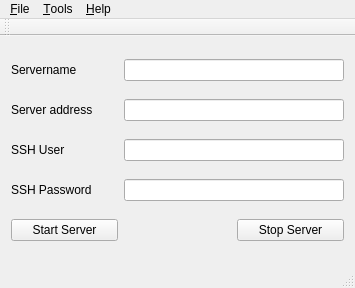
<?xml version="1.0" encoding="UTF-8"?>
<ui version="4.0">
 <class>MainWindow</class>
 <widget class="QMainWindow" name="MainWindow">
  <property name="geometry">
   <rect>
    <x>0</x>
    <y>0</y>
    <width>355</width>
    <height>288</height>
   </rect>
  </property>
  <property name="windowTitle">
   <string>MainWindow</string>
  </property>
  <widget class="QWidget" name="centralWidget">
   <layout class="QGridLayout" name="gridLayout">
    <item row="0" column="0">
     <widget class="QLabel" name="label">
      <property name="text">
       <string>Servername</string>
      </property>
     </widget>
    </item>
    <item row="0" column="1" colspan="2">
     <widget class="QLineEdit" name="lineEdit"/>
    </item>
    <item row="1" column="0">
     <widget class="QLabel" name="label_2">
      <property name="text">
       <string>Server address</string>
      </property>
     </widget>
    </item>
    <item row="1" column="1" colspan="2">
     <widget class="QLineEdit" name="lineEdit_2"/>
    </item>
    <item row="2" column="0">
     <widget class="QLabel" name="label_3">
      <property name="text">
       <string>SSH User</string>
      </property>
     </widget>
    </item>
    <item row="2" column="1" colspan="2">
     <widget class="QLineEdit" name="lineEdit_3"/>
    </item>
    <item row="3" column="0">
     <widget class="QLabel" name="label_4">
      <property name="text">
       <string>SSH Password</string>
      </property>
     </widget>
    </item>
    <item row="3" column="1" colspan="2">
     <widget class="QLineEdit" name="lineEdit_4"/>
    </item>
    <item row="4" column="0">
     <widget class="QPushButton" name="pushButton">
      <property name="text">
       <string>Start Server</string>
      </property>
     </widget>
    </item>
    <item row="4" column="2">
     <widget class="QPushButton" name="pushButton_2">
      <property name="text">
       <string>Stop Server</string>
      </property>
     </widget>
    </item>
   </layout>
  </widget>
  <widget class="QMenuBar" name="menuBar">
   <property name="geometry">
    <rect>
     <x>0</x>
     <y>0</y>
     <width>355</width>
     <height>21</height>
    </rect>
   </property>
   <widget class="QMenu" name="menuDatei">
    <property name="title">
     <string>&amp;File</string>
    </property>
    <addaction name="action_Stop"/>
   </widget>
   <widget class="QMenu" name="menu_Settings">
    <property name="title">
     <string>&amp;Tools</string>
    </property>
    <addaction name="action_Test_connection"/>
    <addaction name="action_Server_Properties"/>
    <addaction name="action_Logfiles"/>
    <addaction name="action_Remote_control"/>
   </widget>
   <widget class="QMenu" name="menu_Help">
    <property name="title">
     <string>&amp;Help</string>
    </property>
    <addaction name="action_About"/>
   </widget>
   <addaction name="menuDatei"/>
   <addaction name="menu_Settings"/>
   <addaction name="menu_Help"/>
  </widget>
  <widget class="QToolBar" name="mainToolBar">
   <attribute name="toolBarArea">
    <enum>TopToolBarArea</enum>
   </attribute>
   <attribute name="toolBarBreak">
    <bool>false</bool>
   </attribute>
  </widget>
  <widget class="QStatusBar" name="statusBar"/>
  <action name="action_Stop">
   <property name="text">
    <string>&amp;Quit</string>
   </property>
  </action>
  <action name="action_Test_connection">
   <property name="text">
    <string>&amp;Test connection</string>
   </property>
  </action>
  <action name="action_Server_Properties">
   <property name="text">
    <string>&amp;Server &amp;Properties</string>
   </property>
  </action>
  <action name="action_About">
   <property name="text">
    <string>&amp;About</string>
   </property>
  </action>
  <action name="action_Logfiles">
   <property name="text">
    <string>&amp;Logfiles</string>
   </property>
  </action>
  <action name="action_Remote_control">
   <property name="text">
    <string>&amp;Remote control</string>
   </property>
  </action>
 </widget>
 <layoutdefault spacing="6" margin="11"/>
 <resources/>
 <connections/>
</ui>
